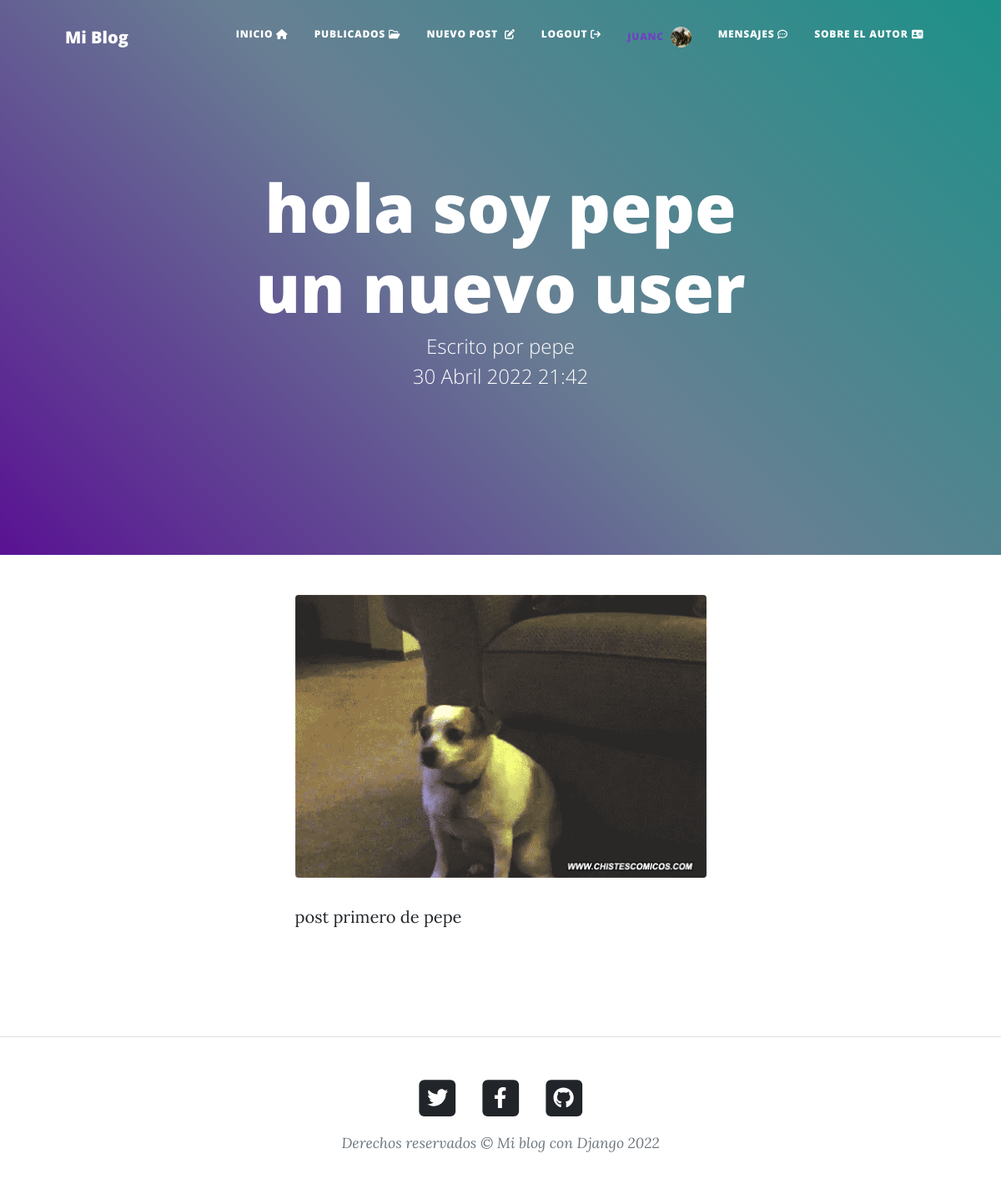
The app's page /pages/14/ (signed in) with its own data.
### appblog/models.py (models this page shows, shortened)
class Posteos_nuevos(models.Model):
    id = models.AutoField(primary_key=True)
    titulo = models.CharField(max_length=60)
    img = models.ImageField(null=True)
    post = RichTextField(blank=True, null=True)
    fecha = models.DateTimeField(auto_now_add=True)
    autor = models.ForeignKey(User, on_delete=models.CASCADE, default=1)

### appblog/views.py (the view)
# urls.py: path('pages/<int:id>/', Post, name='post'),
def Post(request, id):
    if request.user.is_authenticated:
        avatar = Avatar.objects.filter(usuario = request.user)
        if len(avatar) > 0:
            imagen = avatar[0].img.url
        else:
            imagen = ''
    else:
        imagen = ''
    post = Posteos_nuevos.objects.get(id=id)
    return render(request, 'appblog/post.html', {'post': post, 'imagen': imagen})

### appblog/templates/appblog/post.html (shortened to what this page needs)
{% extends 'appblog/base.html' %} {% block masthead %}
<header
  class="masthead"
  style="
    background: rgb(149, 0, 255);
    background: linear-gradient(
      45deg,
      rgba(149, 0, 255, 1) 0%,
      rgba(178, 220, 255, 1) 50%,
      rgba(26, 255, 233, 1) 100%
    );
  "
>
  <div class="container position-relative px-4 px-lg-5">
    <div class="row gx-4 gx-lg-5 justify-content-center">
      <div class="col-md-10 col-lg-8 col-xl-7">
        <div class="site-heading">
          <h1 style="word-break: break-word">{{post.titulo}}</h1>
          <span class="subheading">Escrito por {{post.autor}} </span>
          <span class="subheading">{{post.fecha}}</span>
        </div>
      </div>
    </div>
  </div>
</header>
{% endblock masthead %} {% block contenido_inicio %}
<div class="container mb-5">
  <div class="row">
    <div class="col-md-12 mb-5">
      <img class="img-fluid rounded" src="{{post.img.url}}" alt="" />
      <p style="word-break: break-word">{{post.post|safe}}</p>
    </div>
  </div>
</div>
{% endblock contenido_inicio %}

### appblog/templates/appblog/components/navbar.html (shortened to what this page needs)
<nav class="navbar navbar-expand-lg navbar-light" id="mainNav">
  <div class="container px-4 px-lg-5">
    <a class="navbar-brand" href="{% url 'inicio'%}">Mi Blog</a>
    <div class="collapse navbar-collapse" id="navbarResponsive">
      <ul class="navbar-nav ms-auto py-4 py-lg-0">
        <li class="nav-item">
          <a class="nav-link px-lg-3 py-3 py-lg-4" href="{% url 'inicio'%}"
            >Inicio<i class="fa-solid fa-house ms-1"></i
          ></a>
        </li>
        <li class="nav-item">
          <a class="nav-link px-lg-3 py-3 py-lg-4" href="{% url 'publicados'%}"
            >Publicados<i class="fa-regular fa-folder-open ms-1"></i
          ></a>
        </li>
        {% if request.user.is_authenticated %}
        <li class="nav-item">
          <a class="nav-link px-lg-3 py-3 py-lg-4" href="{% url 'nuevo_post'%}"
            >Nuevo post <i class="fa-solid fa-pen-to-square ms-1"></i
          ></a>
        </li>
        <li class="nav-item">
          <a class="nav-link px-lg-3 py-3 py-lg-4" href="{% url 'logout'%}"
            >Logout<i class="fa-solid fa-arrow-right-from-bracket ms-1"></i
          ></a>
        </li>
        {% endif %}
        {% if request.user.is_authenticated %}
        <li class="nav-item">
          <a
            href="{% url 'perfil'  %}"
            class="nav-link px-lg-3 py-1 py-lg-4"
            style="color: #6f42c1"
            >{{user.username}} {% if imagen %}
            <img
              class="ms-1"
              src="{{imagen}}"
              alt="avatar"
              style="width: 25px; height: 25px; border-radius: 50%"
            />{% endif %}
          </a>
        </li>
        <li class="nav-item">
          <a class="nav-link px-lg-3 py-3 py-lg-4" href="{% url 'mensajeria'%}"
            >Mensajes<i class='far fa-comment-dots ms-1'></i></a>
        </li>
        {% endif %}
        <li class="nav-item">
          <a class="nav-link px-lg-3 py-3 py-lg-4" href="{% url 'sobre_mi'%}"
            >Sobre el autor<i class="fa-solid fa-address-card ms-1"></i
          ></a>
        </li>
      </ul>
    </div>
  </div>
</nav>

### records on screen
Posteos_nuevos: titulo "hola soy pepe un nuevo user", autor "pepe", fecha "30 Abril 2022 21:42", img (picture), post "post primero de pepe"

### other values on screen
{{ user.username }} "JUANC"
